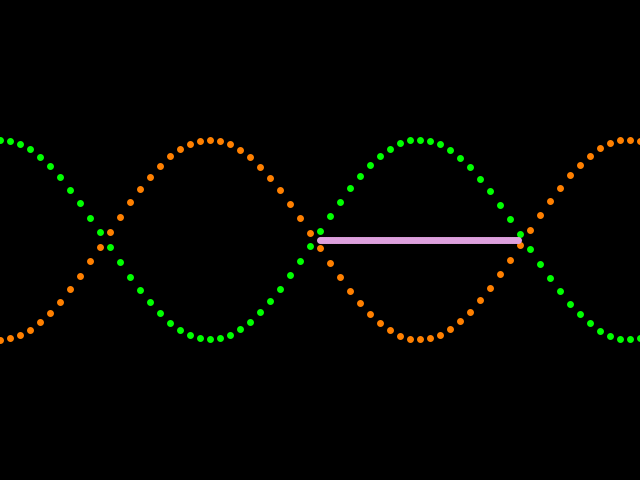
Frame 1 (no input)
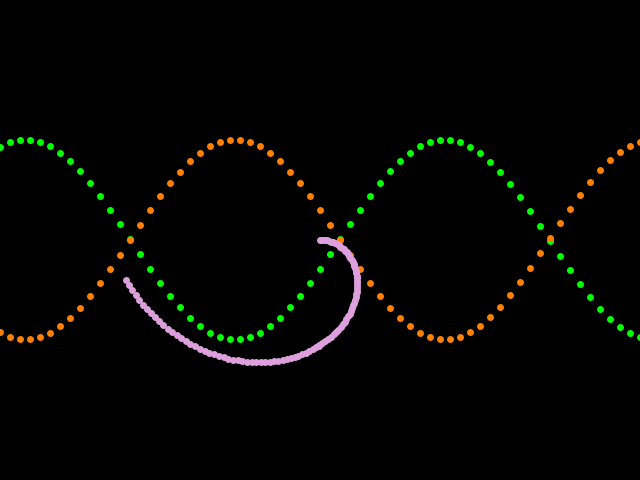
Frame 60 (the mouse pressed at the canvas centre just before this capture)
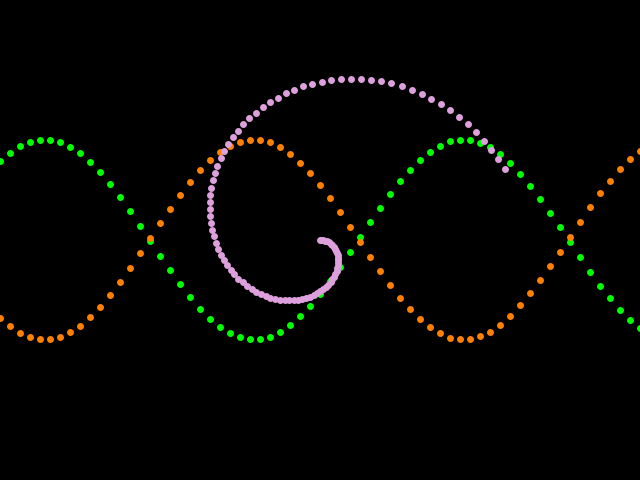
Frame 120 (the mouse held since frame 60 and released just before this capture)

The Processing sketch that drew these frames (run headless with seeded random() and noise(); from frame 60 on, the mouse is pressed at the canvas centre):

// Processing sketch: Assignment1
// ── Assignment1.pde
int frame;
float curveSpeed;
float curveAmp;
float curveFrequency;
float multiplier = 0.002;
int numberOfPoints;

float posX;
float posY;
float v;

void setup()
{
	size(640, 480);
	strokeWeight(7);
	stroke(0, 255, 0);
	clearBackground();
	numberOfPoints = 100;
	frame = 0;
	curveSpeed = 0.10;
	curveAmp = 100;
	curveFrequency = 0.15;

}

void draw()
{
	v = 200;
	posY = height / 2;
	posX = width / 2;
	clearBackground();	
	sineCurve();
	cosCurve();
	sineCosSpiral(100);
	frame++;
}

void clearBackground()
{
	background(0);
}

void sineCurve()
{
	stroke(0, 255, 0);
	for (int i = 0; i < numberOfPoints; i++)
	{
		point(i * 10, height / 2 + sin((frame * curveSpeed) + (i * curveFrequency) - radians(90)) * curveAmp);
	}
}

void cosCurve()
{
	stroke(255, 128, 0);
	for (int i = 0; i < numberOfPoints; i++)
	{
		point(i * 10, height / 2 + cos((frame * curveSpeed) + (i * curveFrequency)) * curveAmp);
	}
}

void sineCosSpiral(int numberOfPoints)
{
	stroke(221,160,221);

	float direction = 0;


	for (int i = 0; i < numberOfPoints; i++) 
	{	
		
		float dX = cos(direction) * v;
		float dY = sin(direction) * v;

		direction += (TWO_PI)*2 / numberOfPoints * frame * 0.004f;

		point(posX + dX * (float) i / numberOfPoints, posY + dY * (float) i / numberOfPoints);
	}

}
